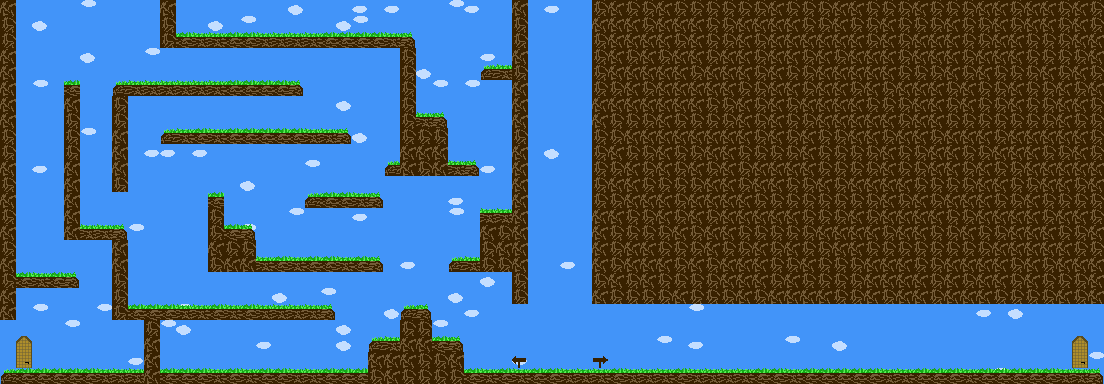

This game map was drawn from its Tiled (.tmx) file and the tilesets committed beside it. A one-line description and the trimmed map source follow:
An orthogonal 69x24 tile map with 16x16 px tiles, 2 tile layers (Background, Foreground), 4 tilesets and 36 objects.

<map version="1.0" orientation="orthogonal" renderorder="right-down" width="69" height="24" tilewidth="16" tileheight="16" nextobjectid="501">
 <tileset firstgid="1" name="backgroundTileset" tilewidth="16" tileheight="16" tilecount="16" columns="4">
  <image source="backgroundTileset.png" width="64" height="64" />
 </tileset>
 <tileset firstgid="17" name="groundTileset" tilewidth="16" tileheight="16" tilecount="16" columns="4">
  <image source="groundTileset.png" width="64" height="64" />
 </tileset>
 <tileset firstgid="33" name="tutTiles" tilewidth="16" tileheight="16" tilecount="16" columns="4">
  <image source="tutTiles.png" width="64" height="64" />
 </tileset>
 <tileset firstgid="49" name="door" tilewidth="16" tileheight="16" tilecount="2" columns="1">
  <image source="../door.png" width="16" height="32" />
 </tileset>
 <layer name="Background" width="69" height="24">
  <data>[1656 cells, 1656 non-empty, 8 distinct tile ids]</data>
 </layer>
 <layer name="Foreground" width="69" height="24">
  <data>[1656 cells, 879 non-empty, 10 distinct tile ids]</data>
 </layer>
 <objectgroup name="Inanimate">
  <object id="417" x="0" y="368" width="1104" height="16" />
  <object id="418" x="-16" y="0" width="16" height="384" />
  <object id="419" x="1104" y="0" width="16" height="384" />
  <object id="430" x="592" y="0" width="512" height="304" />
  <object id="431" x="1136" y="288" />
  <object id="432" x="512" y="0" width="16" height="304" />
  <object id="453" x="368" y="336" width="96" height="32" />
  <object id="454" x="400" y="304" width="32" height="32" />
  <object id="456" x="144" y="304" width="192" height="16" />
  <object id="457" x="144" y="320" width="16" height="48" />
  <object id="460" x="448" y="256" width="64" height="16" />
  <object id="461" x="208" y="256" width="176" height="16" />
  <object id="462" x="208" y="192" width="16" height="64" />
  <object id="463" x="224" y="224" width="32" height="32" />
  <object id="464" x="304" y="192" width="80" height="16" />
  <object id="465" x="480" y="208" width="32" height="48" />
  <object id="469" x="384" y="160" width="96" height="16" />
  <object id="470" x="416" y="112" width="32" height="64" />
  <object id="475" x="512" y="-192" width="16" height="208" />
  <object id="477" x="480" y="64" width="32" height="16" />
  <object id="480" x="160" y="-208" width="16" height="256" />
  <object id="481" x="400" y="48" width="16" height="112" />
  <object id="485" x="176" y="32" width="240" height="16" />
  <object id="487" x="160" y="128" width="192" height="16" />
  <object id="489" x="128" y="80" width="176" height="16" />
  <object id="490" x="128" y="304" width="16" height="16" />
  <object id="492" x="64" y="80" width="16" height="160" />
  <object id="493" x="80" y="224" width="32" height="16" />
  <object id="495" x="112" y="80" width="16" height="112" />
  <object id="496" x="112" y="224" width="16" height="96" />
  <object id="497" x="0" y="0" width="16" height="320" />
  <object id="500" x="16" y="272" width="64" height="16" />
 </objectgroup>
 <objectgroup name="NextLevel">
  <object id="422" x="0" y="336" width="16" height="16" />
  <object id="423" x="0" y="352" width="16" height="16" />
  <object id="424" x="1088" y="336" width="16" height="16" />
  <object id="425" x="1088" y="352" width="16" height="16" />
 </objectgroup>
</map>
